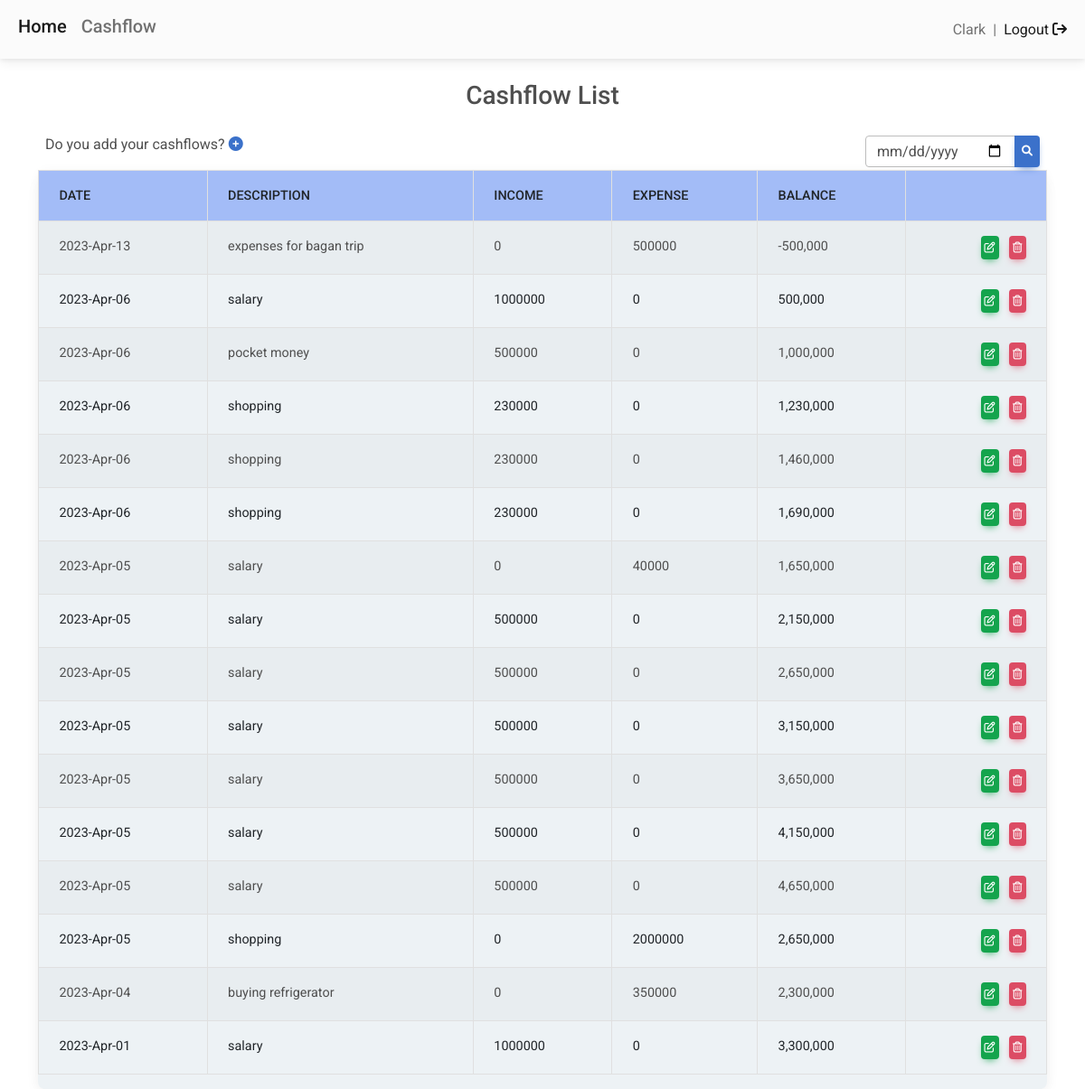
Screenshot of /cashflow (signed in) with the database file from the repository.
### tables this page shows
CREATE TABLE `cashflows` (
  `id` int(11) NOT NULL,
  `date` date NOT NULL,
  `description` varchar(255) NOT NULL,
  `income` double NOT NULL,
  `expense` double NOT NULL,
  `user_id` int(11) NOT NULL,
  `created_at` timestamp NULL DEFAULT current_timestamp(),
  `updated_at` timestamp NULL DEFAULT current_timestamp()
);

### functions.php (called while the page is built, shortened)
<?php
function base_path($file){
    return BASE_PATH . $file;
}
?>

### routes.php (called while the page is built)
<?php
return
    [
        '/'=>'/home.php',
        '/cashflow'=>'/cashflow/cashflow.php',
        '/add-cashflow'=>'/cashflow/add-cashflow.php',
        '/update-cashflow'=>'/cashflow/update-cashflow.php',
        '/delete-cashflow'=>'/cashflow/delete-cashflow.php',
        '/search-cashflow'=>'/cashflow/search-cashflow.php',
        '/register'=>'/auth/register.php',
        '/login'=>'/auth/login.php',
        '/logout'=>'/auth/logout.php',
    ]
?>

### cashflow/cashflow.php (the view, shortened to what this page needs)
<?php
require base_path("database.php");
$searchDate = "";
if (!isset($_SESSION['user'])) {
    header('location: /login?redirect_to=/cashflow');
} else {
    $user_id = $_SESSION['user']['id'];
    $query = sprintf(
        "SELECT * FROM cashflows WHERE user_id='%d' ORDER BY date DESC",
        mysqli_real_escape_string($conn, $user_id)
    );
    $result = mysqli_query($conn, $query);
}
?>
<?php
require base_path('view/header.view.php');
require base_path('view/nav.view.php');
?>
<div class="container">
    <h3 class="text-center my-4">Cashflow List</h3>
    <div style="display:flex;flex-direction:row;justify-content:space-between">
        <div class="mb-3 px-2">Do you add your cashflows?
            <a class="text-decoration-none" href="add-cashflow">
                <i class="fa-solid fa-circle-plus"></i>
            </a>
        </div>
        <form method="post" action="/search-cashflow" class="row row-cols-lg-auto g-3 align-items-center">
            <div class="input-group px-3">
                <input type="date" class="form-control" name="searchDate" id="inlineFormInputGroupUsername"
                    placeholder="Search by date" value="<?php echo $searchDate; ?>" />
                <button type="submit" name="submit" class="btn btn-primary p-2">
                    <i class="fa-solid fa-magnifying-glass"></i>
                </button>
            </div>
        </form>
    </div>
    <div class="card" style="background-color: #edf2f5;">
        <table class="table table-bordered table-striped">
            <thead style="background-color:#a3bcf7">
                <tr>
                    <th scope="col">DATE</th>
                    <th scope="col">DESCRIPTION</th>
                    <th scope="col">INCOME</th>
                    <th scope="col">EXPENSE</th>
                    <th scope="col">BALANCE</th>
                    <th></th>
                </tr>
            </thead>
                <tbody>
                <?php if (mysqli_num_rows($result) > 0): ?>
                    <?php $balance = 0;
                    while ($row = mysqli_fetch_assoc($result)):
                        $date = $row['date'];
                        $dateObject = new DateTime($date);
                        ?>
                        <tr>
                            <td>
                                <?= date_format($dateObject, 'Y-M-d'); ?>
                            </td>
                            <td>
                                <?= $row['description'] ?>
                            </td>
                            <td>
                                <?= $row['income'] ?>
                            </td>
                            <td>
                                <?= $row['expense'] ?>
                            </td>
                            <td>
                                <?php
                                $calBalance = (double) ($row['income']) - (double) ($row['expense']);
                                $balance = $calBalance + $balance;
                                echo number_format($balance);
                                ?>
                            </td>
                            <td class="text-end">
                                <a class="btn btn-success p-1 mx-2" href="update-cashflow?id=<?= $row['id']; ?>">
                                    <i class="fa-regular fa-pen-to-square"></i>
                                </a>
                                <a class="btn btn-danger p-1" href="#" data-bs-toggle="modal" data-bs-target="#deleteCashFlow">
                                    <i class="fa-regular fa-trash-can"></i>
                                </a>
                            </td>
                        </tr>
                    <?php endwhile; ?>
                </tbody>
            <?php else: ?>
                <div class="text-center text-danger m-3">Data not found.!</div>
            <?php endif; ?>
        </table>
    </div>
</div>
<?php require base_path('view/footer.view.php'); ?>

### public/index.php (shortened to what this page needs)
<?php
require BASE_PATH . 'functions.php';
$routes = require base_path('routes.php');
$uri = parse_url($_SERVER['REQUEST_URI'],PHP_URL_PATH);
if(array_key_exists($uri,$routes)){
    require base_path($routes[$uri]);
}else{
    echo "404 not found.";
}

### view/header.view.php (shortened to what this page needs)
<!doctype html>
<html lang="en">
<head>
  <link href="https://cdn.jsdelivr.net/npm/bootstrap@5.3.0-alpha1/dist/css/bootstrap.min.css" rel="stylesheet"
>
  <link href="https://cdnjs.cloudflare.com/ajax/libs/font-awesome/6.0.0/css/all.min.css" rel="stylesheet" />
  <link href="https://cdnjs.cloudflare.com/ajax/libs/mdb-ui-kit/6.2.0/mdb.min.css" rel="stylesheet">
</head>
<body>

### view/nav.view.php (shortened to what this page needs)
<nav class="navbar navbar-expand-lg bg-light navbar-text-primary">
  <div class="container-fluid">
    <div class="collapse navbar-collapse" id="navbarNav">
      <ul class="navbar-nav">
        <li class="nav-item">
          <a class="nav-link active" aria-current="page" href="/"><h5>Home</h5></a>
        </li>
        <li class="nav-item">
          <a class="nav-link" href="cashflow"><h5>Cashflow</h5></a>
        </li>
      </ul>
    </div>
    <?php if ($_SESSION['user']['email'] ?? false): ?>
      <span class="navbar-text me-2">
       <?= $_SESSION['user']['username'] ?>
      </span>
      <span class="navbar-text me-2">
        |
      </span>
      <span class="navbar-text me-2">
        <a href="logout">Logout <i class="fa-solid fa-arrow-right-from-bracket"></i></a>
      </span>
    <?php endif; ?>
  </div>
</nav>

### view/footer.view.php (shortened to what this page needs)
</body>
</html>

### rows the page displays
cashflows: date "2023-Apr-13", description "expenses for bagan trip", income "0", expense "500000", balance "-500,000"
cashflows: date "2023-Apr-06", description "salary", income "1000000", expense "0", balance "500,000"
cashflows: date "2023-Apr-06", description "pocket money", income "500000", expense "0", balance "1,000,000"
cashflows: date "2023-Apr-06", description "shopping", income "230000", expense "0", balance "1,230,000"
cashflows: date "2023-Apr-06", description "shopping", income "230000", expense "0", balance "1,460,000"
cashflows: date "2023-Apr-06", description "shopping", income "230000", expense "0", balance "1,690,000"
cashflows: date "2023-Apr-05", description "salary", income "0", expense "40000", balance "1,650,000"
cashflows: date "2023-Apr-05", description "salary", income "500000", expense "0", balance "2,150,000"
cashflows: date "2023-Apr-05", description "salary", income "500000", expense "0", balance "2,650,000"
cashflows: date "2023-Apr-05", description "salary", income "500000", expense "0", balance "3,150,000"
cashflows: date "2023-Apr-05", description "salary", income "500000", expense "0", balance "3,650,000"
cashflows: date "2023-Apr-05", description "salary", income "500000", expense "0", balance "4,150,000"
cashflows: date "2023-Apr-05", description "salary", income "500000", expense "0", balance "4,650,000"
cashflows: date "2023-Apr-05", description "shopping", income "0", expense "2000000", balance "2,650,000"
cashflows: date "2023-Apr-04", description "buying refrigerator", income "0", expense "350000", balance "2,300,000"
cashflows: date "2023-Apr-01", description "salary", income "1000000", expense "0", balance "3,300,000"

### other values shown
$_SESSION['user']['username'] "Clark"
